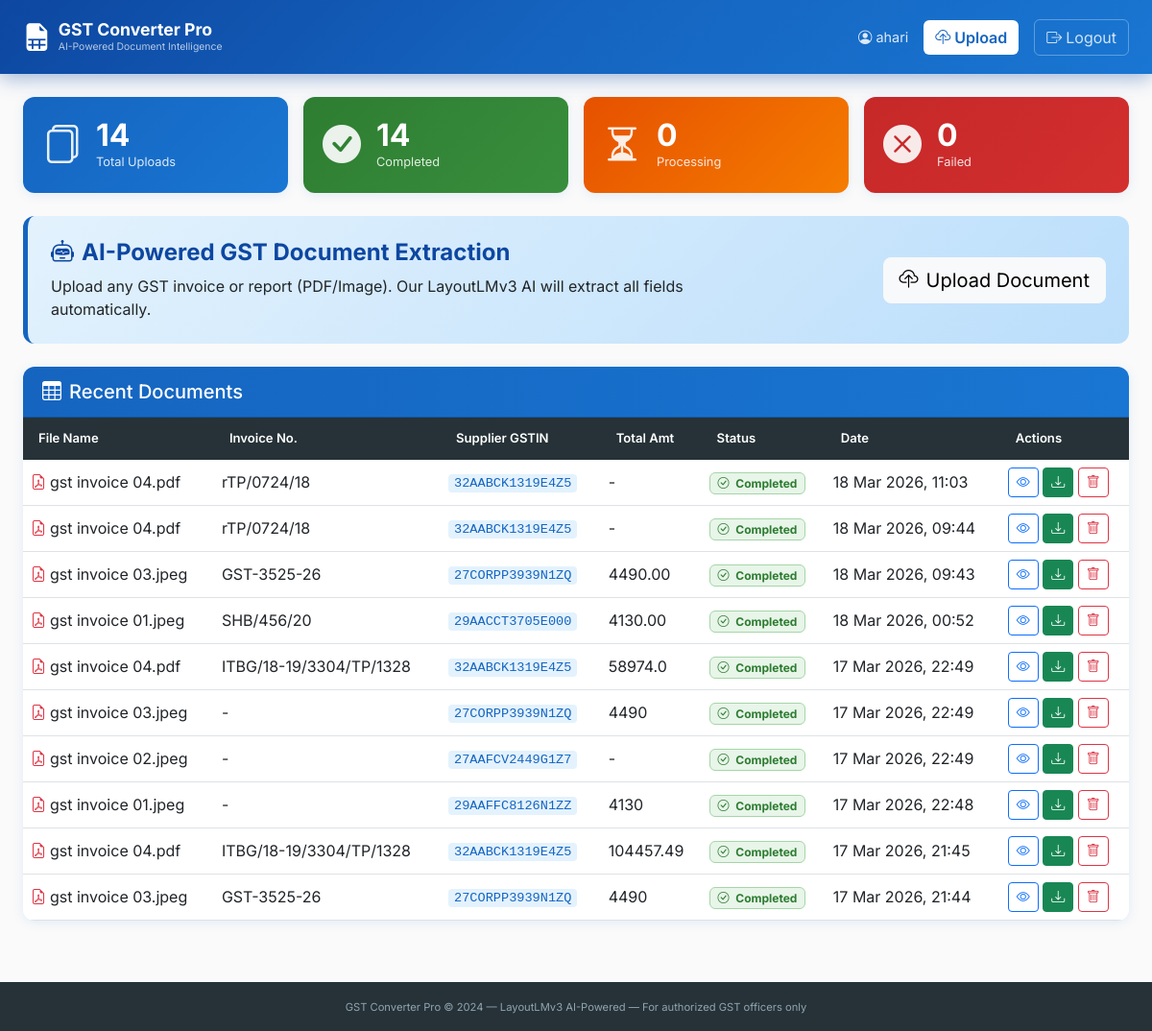
Screenshot of /converter/dashboard/ (signed in) with the database file from the repository.
### converter/models.py (models this page shows, shortened)
class UploadedDocument(models.Model):
    STATUS_CHOICES = [
        ('pending', 'Pending'),
        ('processing', 'Processing'),
        ('completed', 'Completed'),
        ('failed', 'Failed'),
    ]
    user = models.ForeignKey(User, on_delete=models.CASCADE, related_name='documents')
    original_file = models.FileField(upload_to='uploads/')
    original_filename = models.CharField(max_length=255)
    file_type = models.CharField(max_length=10)  # pdf, jpg, png
    output_excel = models.FileField(upload_to='outputs/', blank=True, null=True)
    status = models.CharField(max_length=20, choices=STATUS_CHOICES, default='pending')
    error_message = models.TextField(blank=True)
    uploaded_at = models.DateTimeField(auto_now_add=True)
    processed_at = models.DateTimeField(blank=True, null=True)
    invoice_number = models.CharField(max_length=100, blank=True)
    gstin_supplier = models.CharField(max_length=20, blank=True)
    gstin_recipient = models.CharField(max_length=20, blank=True)
    invoice_date = models.CharField(max_length=50, blank=True)
    total_amount = models.CharField(max_length=50, blank=True)
    total_tax = models.CharField(max_length=50, blank=True)
    class Meta:
        ordering = ['-uploaded_at']
        verbose_name = 'Uploaded Document'

### converter/views.py (the view)
# urls.py: path('dashboard/', views.dashboard, name='dashboard'),
@login_required
def dashboard(request):
    docs = UploadedDocument.objects.filter(user=request.user)
    context = {
        'docs': docs[:10],
        'total': docs.count(),
        'completed': docs.filter(status='completed').count(),
        'failed': docs.filter(status='failed').count(),
        'processing': docs.filter(status='processing').count(),
    }
    return render(request, 'converter/dashboard.html', context)

### templates/converter/dashboard.html (shortened to what this page needs)
{% extends 'base.html' %}
{% block content %}
<div class='container-fluid px-4 py-4'>
  <div class='row g-3 mb-4'>
    <div class='col-md-3'>
      <div class='stat-card stat-blue'>
        <div class='stat-icon'><i class='bi bi-files'></i></div>
        <div class='stat-info'><div class='stat-num'>{{ total }}</div><div class='stat-label'>Total Uploads</div></div>
      </div>
    </div>
    <div class='col-md-3'>
      <div class='stat-card stat-green'>
        <div class='stat-icon'><i class='bi bi-check-circle-fill'></i></div>
        <div class='stat-info'><div class='stat-num'>{{ completed }}</div><div class='stat-label'>Completed</div></div>
      </div>
    </div>
    <div class='col-md-3'>
      <div class='stat-card stat-orange'>
        <div class='stat-icon'><i class='bi bi-hourglass-split'></i></div>
        <div class='stat-info'><div class='stat-num'>{{ processing }}</div><div class='stat-label'>Processing</div></div>
      </div>
    </div>
    <div class='col-md-3'>
      <div class='stat-card stat-red'>
        <div class='stat-icon'><i class='bi bi-x-circle-fill'></i></div>
        <div class='stat-info'><div class='stat-num'>{{ failed }}</div><div class='stat-label'>Failed</div></div>
      </div>
    </div>
  </div>
  <div class='upload-banner mb-4'>
    <div class='row align-items-center'>
      <div class='col-md-8'>
        <h4><i class='bi bi-robot me-2'></i>AI-Powered GST Document Extraction</h4>
        <p class='mb-0'>Upload any GST invoice or report (PDF/Image). Our LayoutLMv3 AI will extract all fields automatically.</p>
      </div>
      <div class='col-md-4 text-end'>
        <a href='{% url "upload" %}' class='btn btn-light btn-lg'>
          <i class='bi bi-cloud-upload me-2'></i>Upload Document
        </a>
      </div>
    </div>
  </div>
  <div class='card gst-card'>
    <div class='card-header gst-card-header'>
      <h5 class='mb-0'><i class='bi bi-table me-2'></i>Recent Documents</h5>
    </div>
    <div class='card-body p-0'>
      {% if docs %}
      <div class='table-responsive'>
        <table class='table gst-table mb-0'>
          <thead>
            <tr>
              <th>File Name</th><th>Invoice No.</th><th>Supplier GSTIN</th>
              <th>Total Amt</th><th>Status</th><th>Date</th><th>Actions</th>
            </tr>
          </thead>
          <tbody>
            {% for doc in docs %}
            <tr>
              <td><i class='bi bi-file-earmark-pdf text-danger me-1'></i>{{ doc.original_filename|truncatechars:30 }}</td>
              <td>{{ doc.invoice_number|default:'-' }}</td>
              <td><code>{{ doc.gstin_supplier|default:'-' }}</code></td>
              <td>{{ doc.total_amount|default:'-' }}</td>
              <td>
                <span class='badge status-{{ doc.status }}'>
                  {% if doc.status == 'completed' %}<i class='bi bi-check-circle me-1'></i>{% endif %}
                  {{ doc.status|capfirst }}
                </span>
              </td>
              <td>{{ doc.uploaded_at|date:'d M Y, H:i' }}</td>
              <td class='action-btns'>
                {% if doc.status == 'completed' %}
                  <a href='{% url "results" doc.id %}' class='btn btn-sm btn-outline-primary'><i class='bi bi-eye'></i></a>
                  <a href='{% url "download_excel" doc.id %}' class='btn btn-sm btn-success'><i class='bi bi-download'></i></a>
                {% endif %}
                <a href='{% url "delete_document" doc.id %}' class='btn btn-sm btn-outline-danger' onclick='return confirm("Delete this document?")'><i class='bi bi-trash'></i></a>
              </td>
            </tr>
            {% endfor %}
          </tbody>
        </table>
      </div>
      {% endif %}
    </div>
  </div>
</div>
{% endblock %}

### templates/base.html (shortened to what this page needs)
<!DOCTYPE html>
<html lang='en'>
<head>
    <link href='https://cdn.jsdelivr.net/npm/bootstrap@5.3.0/dist/css/bootstrap.min.css' rel='stylesheet'>
    <link href='https://cdn.jsdelivr.net/npm/bootstrap-icons@1.11.0/font/bootstrap-icons.css' rel='stylesheet'>
    {% load static %}
    <link rel='stylesheet' href='{% static "css/style.css" %}'>
</head>
<body>
{% if user.is_authenticated %}
<nav class='navbar navbar-expand-lg navbar-dark gst-navbar'>
  <div class='container-fluid px-4'>
    <a class='navbar-brand d-flex align-items-center gap-2' href='{% url "dashboard" %}'>
      <div class='brand-icon'><i class='bi bi-file-earmark-spreadsheet-fill'></i></div>
      <div>
        <div class='brand-name'>GST Converter Pro</div>
        <div class='brand-sub'>AI-Powered Document Intelligence</div>
      </div>
    </a>
    <div class='d-flex align-items-center gap-3 ms-auto'>
      <span class='nav-user'><i class='bi bi-person-circle me-1'></i>{{ user.get_full_name|default:user.username }}</span>
      <a href='{% url "upload" %}' class='btn btn-upload'><i class='bi bi-cloud-upload me-1'></i>Upload</a>
      <a href='{% url "logout" %}' class='btn btn-logout'><i class='bi bi-box-arrow-right me-1'></i>Logout</a>
    </div>
  </div>
</nav>
{% endif %}
<div class='main-content'>
{% block content %}{% endblock %}
</div>
<footer class='gst-footer'>
  <div class='container text-center'>
    <small>GST Converter Pro &copy; 2024 &mdash; LayoutLMv3 AI-Powered &mdash; For authorized GST officers only</small>
  </div>
</footer>
{% load static %}
</body>
</html>

### static/css/style.css (style rules this page uses)
:root { --primary: #1565C0; --primary-dark: #0D47A1; --accent: #E65100; --green: #2E7D32; --surface: #FAFAFA; --card-shadow: 0 2px 12px rgba(21,101,192,0.10); }
* { font-family: 'Inter', sans-serif; }
body { background: var(--surface); }
.gst-navbar { background: linear-gradient(135deg, #0D47A1 0%, #1565C0 50%, #1976D2 100%); padding: 12px 0; box-shadow: 0 4px 20px rgba(13,71,161,0.4); }
.brand-name { font-weight: 700; font-size: 1.1rem; color: #fff; line-height:1.2 }
.brand-sub { font-size: 0.65rem; color: rgba(255,255,255,0.7); }
.brand-icon { font-size: 1.8rem; color: #fff; }
.nav-user { color: rgba(255,255,255,0.85); font-size: 0.9rem; }
.btn-upload { background: #fff; color: var(--primary); font-weight:600; border:none; }
.btn-logout { background: transparent; color: rgba(255,255,255,0.8); border: 1px solid rgba(255,255,255,0.3); }
.gst-card { border: none; box-shadow: var(--card-shadow); border-radius: 12px; overflow: hidden; }
.gst-card-header { background: linear-gradient(90deg, #1565C0, #1976D2); color: #fff; padding: 14px 20px; }
.stat-card { display:flex; align-items:center; gap:16px; padding:20px; border-radius:12px; box-shadow:var(--card-shadow); color:#fff; }
.stat-blue { background: linear-gradient(135deg, #1565C0, #1976D2); }
.stat-green { background: linear-gradient(135deg, #2E7D32, #388E3C); }
.stat-orange { background: linear-gradient(135deg, #E65100, #F57C00); }
.stat-red { background: linear-gradient(135deg, #C62828, #D32F2F); }
.stat-icon { font-size: 2.5rem; opacity: 0.9; }
.stat-num { font-size: 2rem; font-weight: 700; line-height: 1; }
.stat-label { font-size: 0.8rem; opacity: 0.85; margin-top: 2px; }
.upload-banner { background: linear-gradient(135deg, #E3F2FD, #BBDEFB); border-radius: 12px; padding: 24px; border-left: 5px solid var(--primary); }
.upload-banner h4 { color: var(--primary-dark); font-weight: 700; }
.gst-table thead th { background: #263238; color: #fff; font-size:0.82rem; font-weight:600; border:none; padding: 12px 16px; }
.gst-table td, .gst-table th { vertical-align: middle; }
.status-completed { background:#E8F5E9; color:#2E7D32; border:1px solid #A5D6A7; }
.main-content { min-height: calc(100vh - 130px); }
.gst-footer { background:#263238; color:#90A4AE; padding:16px 0; margin-top:40px; font-size:0.8rem; }
.action-btns { white-space:nowrap; }
code { background:#E3F2FD; color:#1565C0; padding:2px 6px; border-radius:4px; font-size:0.85em; }

### rows the page displays
UploadedDocument: original_filename "gst invoice 04.pdf", invoice_number "rTP/0724/18", gstin_supplier "32AABCK1319E4Z5", total_amount "-", status "Completed", uploaded_at "18 Mar 2026, 11:03"
UploadedDocument: original_filename "gst invoice 04.pdf", invoice_number "rTP/0724/18", gstin_supplier "32AABCK1319E4Z5", total_amount "-", status "Completed", uploaded_at "18 Mar 2026, 09:44"
UploadedDocument: original_filename "gst invoice 03.jpeg", invoice_number "GST-3525-26", gstin_supplier "27CORPP3939N1ZQ", total_amount "4490.00", status "Completed", uploaded_at "18 Mar 2026, 09:43"
UploadedDocument: original_filename "gst invoice 01.jpeg", invoice_number "SHB/456/20", gstin_supplier "29AACCT3705E000", total_amount "4130.00", status "Completed", uploaded_at "18 Mar 2026, 00:52"
UploadedDocument: original_filename "gst invoice 04.pdf", invoice_number "ITBG/18-19/3304/TP/1328", gstin_supplier "32AABCK1319E4Z5", total_amount "58974.0", status "Completed", uploaded_at "17 Mar 2026, 22:49"
UploadedDocument: original_filename "gst invoice 03.jpeg", invoice_number "-", gstin_supplier "27CORPP3939N1ZQ", total_amount "4490", status "Completed", uploaded_at "17 Mar 2026, 22:49"
UploadedDocument: original_filename "gst invoice 02.jpeg", invoice_number "-", gstin_supplier "27AAFCV2449G1Z7", total_amount "-", status "Completed", uploaded_at "17 Mar 2026, 22:49"
UploadedDocument: original_filename "gst invoice 01.jpeg", invoice_number "-", gstin_supplier "29AAFFC8126N1ZZ", total_amount "4130", status "Completed", uploaded_at "17 Mar 2026, 22:48"
UploadedDocument: original_filename "gst invoice 04.pdf", invoice_number "ITBG/18-19/3304/TP/1328", gstin_supplier "32AABCK1319E4Z5", total_amount "104457.49", status "Completed", uploaded_at "17 Mar 2026, 21:45"
UploadedDocument: original_filename "gst invoice 03.jpeg", invoice_number "GST-3525-26", gstin_supplier "27CORPP3939N1ZQ", total_amount "4490", status "Completed", uploaded_at "17 Mar 2026, 21:44"

### other values shown
{{ user.get_full_name|default:user.username }} "ahari"
{{ total }} "14"
{{ completed }} "14"
{{ processing }} "0"
{{ failed }} "0"
